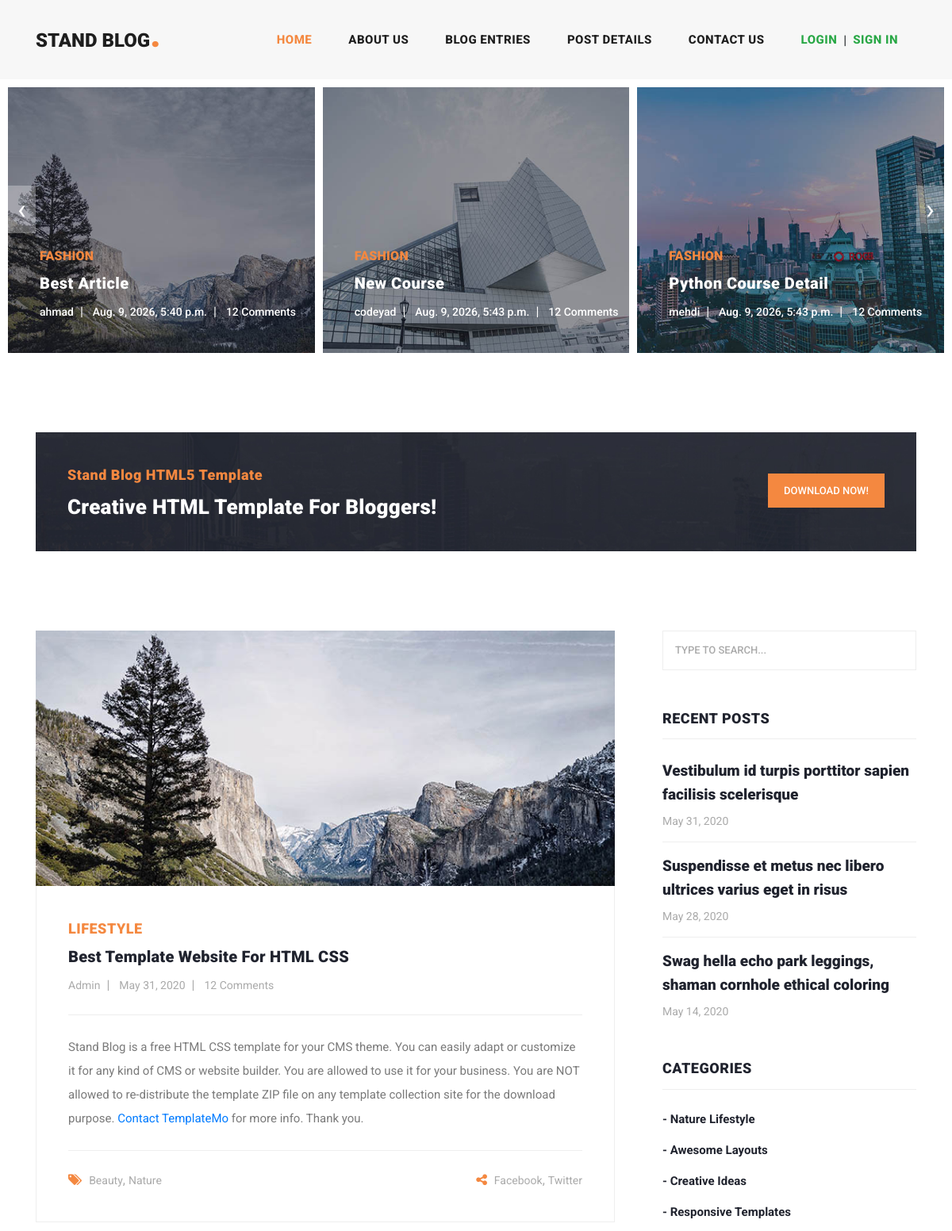
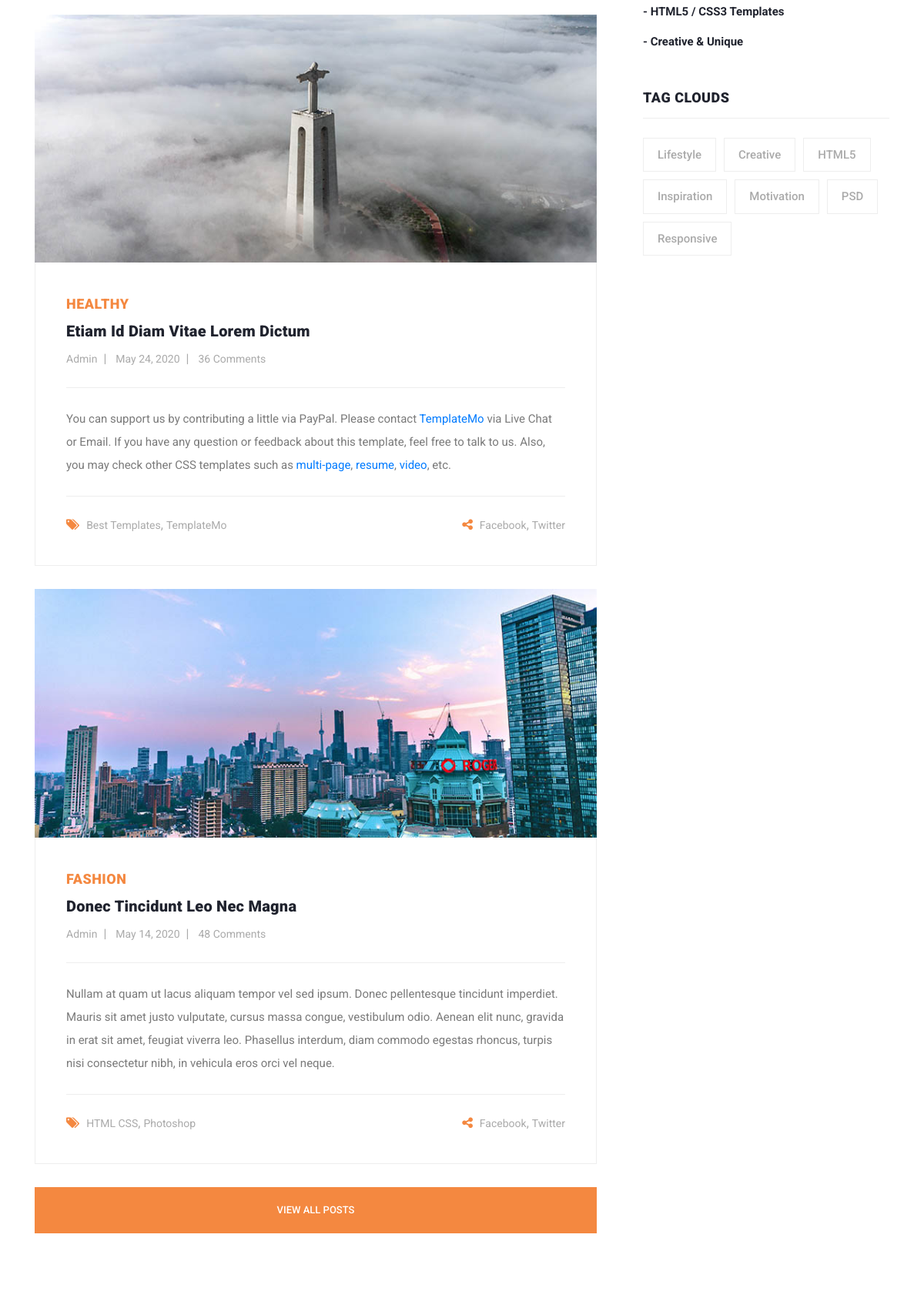
The page / (upper part) on the database its author committed (2 pictures, top to bottom).
### blog/models.py (models this page shows, shortened)
class Article(models.Model):
    author = models.ForeignKey(User, on_delete=models.CASCADE)
    title = models.CharField(max_length=70)
    body = models.TextField()
    image =  models.ImageField(upload_to='images/articles')
    created = models.DateTimeField(auto_now_add=True)
    updated = models.DateTimeField(auto_now=True)

### home/views.py (the view)
# urls.py: path('', views.home, name='main')
def home(request):
    articles = Article.objects.all()
    return render(request, 'home/index.html',{'articles' : articles})

### home/templates/home/index.html (shortened to what this page needs)
{% load static %}
<!DOCTYPE html>
<html lang="en">
  <head>
      <link rel="stylesheet" href="{% static 'home/css/style.css' %}">
    <link href="{% static "vendor/bootstrap/css/bootstrap.min.css" %}" rel="stylesheet">
    <link rel="stylesheet" href="{% static 'css/fontawesome.css' %}">
    <link rel="stylesheet" href="{% static 'css/templatemo-stand-blog.css' %}">
    <link rel="stylesheet" href="{% static 'css/owl.css' %}">
  </head>
  <body>
    <header class="">
      <nav class="navbar navbar-expand-lg">
        <div class="container">
          <a class="navbar-brand" href=""><h2>Stand Blog<em>.</em></h2></a>
          <div class="collapse navbar-collapse" id="navbarResponsive">
            <ul class="navbar-nav ml-auto">
              <li class="nav-item active">
                <a class="nav-link" href="index.html">Home
                </a>
              </li>
              <li class="nav-item">
                <a class="nav-link" href="about.html">About Us</a>
              </li>
              <li class="nav-item">
                <a class="nav-link" href="blog.html">Blog Entries</a>
              </li>
              <li class="nav-item">
                <a class="nav-link" href="post-details.html">Post Details</a>
              </li>
              <li class="nav-item">
                <a class="nav-link" href="contact.html">Contact Us</a>
              </li>
              <li class="nav-item">
                {% if request.user.is_authenticated %}
                  <div class="d-flex">
                  {% if request.user.first_name %}
                      <a class="nav-link text-primary" href="" >{{ request.user.first_name }} {{ request.user.last_name }}</a>
                  {% else %}
                      <a class="nav-link text-primary" href="" >{{ request.user.username }}</a>
                  {% endif %}
                  <a href="{% url 'account:logout' %}"><span class="badge badge-danger mt-2">Logout</span></a>
                  </div>
                    <li class="nav-item">
                        <a href=""><img class="mr-1" style="height: 60px; width: 60px; margin-top:-12px;" src="{% static 'images/defaulteprofile.webp' %}" alt=""></a>
                    </li>
                {% else %}
                 <div class="d-flex">
                  <a class="nav-link text-success" href="{% url 'account:login' %}">Login</a>
                  <span class="mt-2">|</span>
                  <a class="nav-link text-success" href="{% url 'account:register' %}">Sign In</a>
                 </div>
                 {% endif %}
              </li>
            </ul>
          </div>
        </div>
      </nav>
    </header>
    <div class="main-banner header-text">
      <div class="container-fluid">
        <div class="owl-banner owl-carousel">
          {% for article in articles %}
              <div class="item">
            <img src="{{ article.image.url }}" alt="{{ article.title }}">
            <div class="item-content">
              <div class="main-content">
                <div class="meta-category">
                  <span>Fashion</span>
                </div>
                <a href="post-details.html"><h4>{{ article.title }}</h4></a>
                <ul class="post-info">
                  <li><a href="#">{{ article.author.username }}</a></li>
                  <li><a href="#">{{ article.created }}</a></li>
                  <li><a href="#">12 Comments</a></li>
                </ul>
              </div>
            </div>
          </div>
          {% endfor %}
        </div>
      </div>
    </div>
    <section class="call-to-action">
      <div class="container">
        <div class="row">
          <div class="col-lg-12">
            <div class="main-content">
              <div class="row">
                <div class="col-lg-8">
                  <span>Stand Blog HTML5 Template</span>
                  <h4>Creative HTML Template For Bloggers!</h4>
                </div>
                <div class="col-lg-4">
                  <div class="main-button">
                    <a rel="nofollow" href="https://templatemo.com/tm-551-stand-blog" target="_parent">Download Now!</a>
                  </div>
                </div>
              </div>
            </div>
          </div>
        </div>
      </div>
    </section>
    <section class="blog-posts">
      <div class="container">
        <div class="row">
          <div class="col-lg-8">
            <div class="all-blog-posts">
              <div class="row">
                <div class="col-lg-12">
                  <div class="blog-post">
                    <div class="blog-thumb">
                      <img src="{% static 'images/blog-post-01.jpg' %}" alt="">
                    </div>
                    <div class="down-content">
                      <span>Lifestyle</span>
                      <a href="post-details.html"><h4>Best Template Website for HTML CSS</h4></a>
                      <ul class="post-info">
                        <li><a href="#">Admin</a></li>
                        <li><a href="#">May 31, 2020</a></li>
                        <li><a href="#">12 Comments</a></li>
                      </ul>
                      <p>Stand Blog is a free HTML CSS template for your CMS theme. You can easily adapt or customize it for any kind of CMS or website builder. You are allowed to use it for your business. You are NOT allowed to re-distribute the template ZIP file on any template collection site for the download purpose. <a rel="nofollow" href="https://templatemo.com/contact" target="_parent">Contact TemplateMo</a> for more info. Thank you.</p>
                      <div class="post-options">
                        <div class="row">
                          <div class="col-6">
                            <ul class="post-tags">
                              <li><i class="fa fa-tags"></i></li>
                              <li><a href="#">Beauty</a>,</li>
                              <li><a href="#">Nature</a></li>
                            </ul>
                          </div>
                          <div class="col-6">
                            <ul class="post-share">
                              <li><i class="fa fa-share-alt"></i></li>
                              <li><a href="#">Facebook</a>,</li>
                              <li><a href="#"> Twitter</a></li>
                            </ul>
                          </div>
                        </div>
                      </div>
                    </div>
                  </div>
                </div>
                <div class="col-lg-12">
                  <div class="blog-post">
                    <div class="blog-thumb">
                      <img src="{% static 'images/blog-post-02.jpg' %}" alt="">
                    </div>
                    <div class="down-content">
                      <span>Healthy</span>
                      <a href="post-details.html"><h4>Etiam id diam vitae lorem dictum</h4></a>
                      <ul class="post-info">
                        <li><a href="#">Admin</a></li>
                        <li><a href="#">May 24, 2020</a></li>
                        <li><a href="#">36 Comments</a></li>
                      </ul>
                      <p>You can support us by contributing a little via PayPal. Please contact <a rel="nofollow" href="https://templatemo.com/contact" target="_parent">TemplateMo</a> via Live Chat or Email. If you have any question or feedback about this template, feel free to talk to us. Also, you may check other CSS templates such as <a rel="nofollow" href="https://templatemo.com/tag/multi-page" target="_parent">multi-page</a>, <a rel="nofollow" href="https://templatemo.com/tag/resume" target="_parent">resume</a>, <a rel="nofollow" href="https://templatemo.com/tag/video" target="_parent">video</a>, etc.</p>
                      <div class="post-options">
                        <div class="row">
                          <div class="col-6">
                            <ul class="post-tags">
                              <li><i class="fa fa-tags"></i></li>
                              <li><a href="#">Best Templates</a>,</li>
                              <li><a href="#">TemplateMo</a></li>
                            </ul>
                          </div>
                          <div class="col-6">
                            <ul class="post-share">
                              <li><i class="fa fa-share-alt"></i></li>
                              <li><a href="#">Facebook</a>,</li>
                              <li><a href="#">Twitter</a></li>
                            </ul>
                          </div>
                        </div>
                      </div>
                    </div>
                  </div>
                </div>
                <div class="col-lg-12">
                  <div class="blog-post">
                    <div class="blog-thumb">
                      <img src="{% static 'images/blog-post-03.jpg' %}" alt="">
                    </div>
                    <div class="down-content">
                      <span>Fashion</span>
                      <a href="post-details.html"><h4>Donec tincidunt leo nec magna</h4></a>
                      <ul class="post-info">
                        <li><a href="#">Admin</a></li>
                        <li><a href="#">May 14, 2020</a></li>
                        <li><a href="#">48 Comments</a></li>
                      </ul>
                      <p>Nullam at quam ut lacus aliquam tempor vel sed ipsum. Donec pellentesque tincidunt imperdiet. Mauris sit amet justo vulputate, cursus massa congue, vestibulum odio. Aenean elit nunc, gravida in erat sit amet, feugiat viverra leo. Phasellus interdum, diam commodo egestas rhoncus, turpis nisi consectetur nibh, in vehicula eros orci vel neque.</p>
                      <div class="post-options">
                        <div class="row">
                          <div class="col-6">
                            <ul class="post-tags">
                              <li><i class="fa fa-tags"></i></li>
                              <li><a href="#">HTML CSS</a>,</li>
                              <li><a href="#">Photoshop</a></li>
                            </ul>
                          </div>
                          <div class="col-6">
                            <ul class="post-share">
                              <li><i class="fa fa-share-alt"></i></li>
                              <li><a href="#">Facebook</a>,</li>
                              <li><a href="#">Twitter</a></li>
                            </ul>
                          </div>
                        </div>
                      </div>
                    </div>
                  </div>
                </div>
                <div class="col-lg-12">
                  <div class="main-button">
                    <a href="blog.html">View All Posts</a>
                  </div>
                </div>
              </div>
            </div>
          </div>
          <div class="col-lg-4">
            <div class="sidebar">
              <div class="row">
                <div class="col-lg-12">
                  <div class="sidebar-item search">
                    <form id="search_form" name="gs" method="GET" action="#">
                      <input type="text" name="q" class="searchText" placeholder="type to search..." autocomplete="on">
                    </form>
                  </div>
                </div>
                <div class="col-lg-12">
                  <div class="sidebar-item recent-posts">
                    <div class="sidebar-heading">
                      <h2>Recent Posts</h2>
                    </div>
                    <div class="content">
                      <ul>
                        <li><a href="post-details.html">
                          <h5>Vestibulum id turpis porttitor sapien facilisis scelerisque</h5>
                          <span>May 31, 2020</span>
                        </a></li>
                        <li><a href="post-details.html">
                          <h5>Suspendisse et metus nec libero ultrices varius eget in risus</h5>
                          <span>May 28, 2020</span>
                        </a></li>
                        <li><a href="post-details.html">
                          <h5>Swag hella echo park leggings, shaman cornhole ethical coloring</h5>
                          <span>May 14, 2020</span>
                        </a></li>
                      </ul>
                    </div>
                  </div>
                </div>
                <div class="col-lg-12">
                  <div class="sidebar-item categories">
                    <div class="sidebar-heading">
                      <h2>Categories</h2>
                    </div>
                    <div class="content">
                      <ul>
                        <li><a href="#">- Nature Lifestyle</a></li>
                        <li><a href="#">- Awesome Layouts</a></li>
                        <li><a href="#">- Creative Ideas</a></li>
                        <li><a href="#">- Responsive Templates</a></li>
                        <li><a href="#">- HTML5 / CSS3 Templates</a></li>
                        <li><a href="#">- Creative &amp; Unique</a></li>
                      </ul>
                    </div>
                  </div>
                </div>
                <div class="col-lg-12">
                  <div class="sidebar-item tags">
                    <div class="sidebar-heading">
                      <h2>Tag Clouds</h2>
                    </div>
                    <div class="content">
                      <ul>
                        <li><a href="#">Lifestyle</a></li>
                        <li><a href="#">Creative</a></li>
                        <li><a href="#">HTML5</a></li>
                        <li><a href="#">Inspiration</a></li>
                        <li><a href="#">Motivation</a></li>
                        <li><a href="#">PSD</a></li>
                        <li><a href="#">Responsive</a></li>
                      </ul>
                    </div>
                  </div>
                </div>
              </div>
            </div>
          </div>
        </div>
      </div>
    </section>
  </body>
</html>

### rows shown on the page
Article: image (picture), title "Best Article", author.username "ahmad", created "Aug. 9, 2026, 5:40 p.m."
Article: image (picture), title "New Course", author.username "codeyad", created "Aug. 9, 2026, 5:43 p.m."
Article: image (picture), title "Python Course Detail", author.username "mehdi", created "Aug. 9, 2026, 5:43 p.m."
